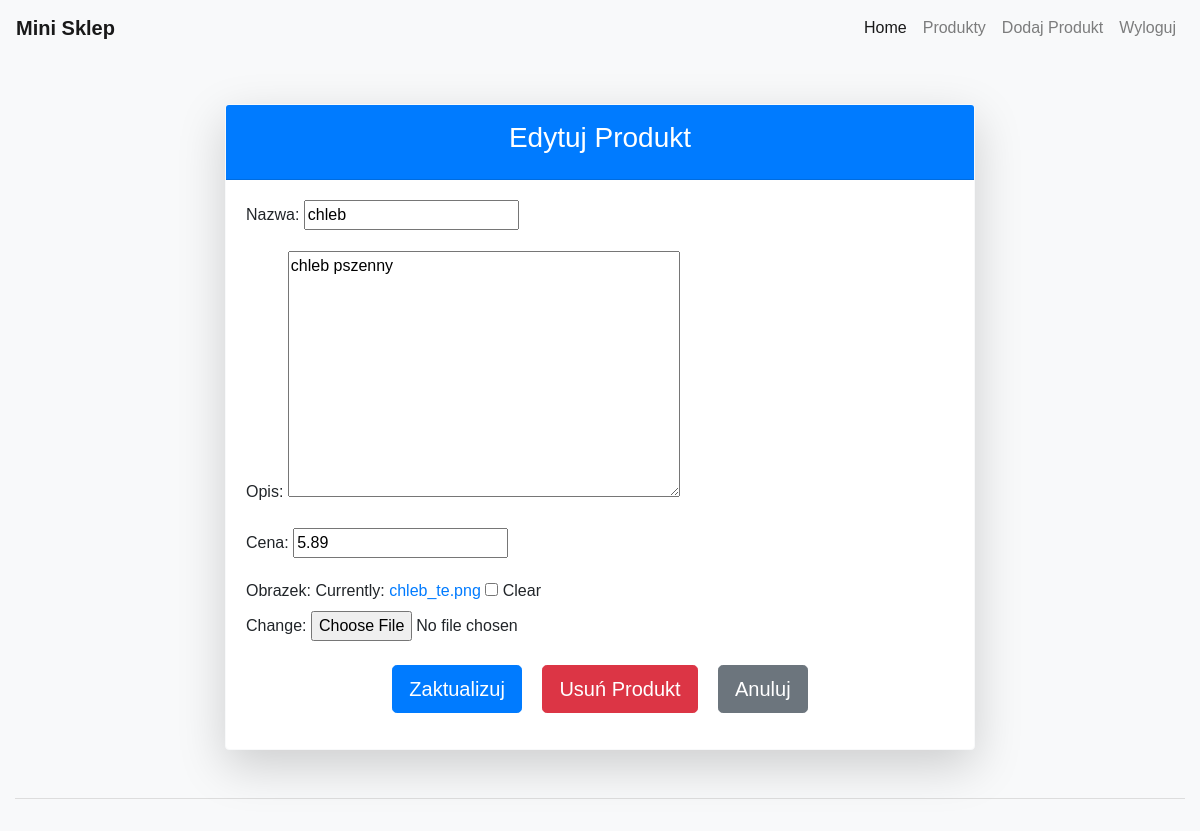
Page /edycja/11/ (signed in) on the committed database.
### sklep/models.py (models this page shows, shortened)
class Produkt(models.Model):
    nazwa = models.CharField(max_length=100)
    opis = models.TextField()
    cena = models.DecimalField(max_digits=10, decimal_places=2)
    obrazek = models.ImageField(upload_to='', null=True, blank=True)

### sklep/views.py (the view)
# urls.py: path('edycja/<int:produkt_id>/', views.dodaj_edycja_produkt, name='dodaj_edycja_produkt'),  # Edytuj produkt
@login_required(login_url='login')
def dodaj_edycja_produkt(request, produkt_id=None):
    if produkt_id:
        produkt = get_object_or_404(Produkt, id=produkt_id)
    else:
        produkt = None
    if request.method == 'POST':
        form = ProduktForm(request.POST, request.FILES, instance=produkt)
        if form.is_valid():
            form.save()
            return redirect('lista_produktow')
    else:
        form = ProduktForm(instance=produkt)
    return render(request, '../templates/dodaj_edycja_produkt.html', {'form': form, 'produkt': produkt})

### sklep/forms.py
class ProduktForm(forms.ModelForm):
    class Meta:
        model = Produkt
        fields = ['nazwa', 'opis', 'cena', 'obrazek']

### sklep/templates/dodaj_edycja_produkt.html (shortened to what this page needs)
{% extends 'base.html' %}
{% block content %}
<div class="container mt-5">
  <div class="row justify-content-center">
    <div class="col-lg-8 col-md-10 col-sm-12">
      <div class="card shadow-lg border-light">
        <div class="card-header bg-primary text-white text-center py-3">
          <h3>
            {% if produkt %}
              Edytuj Produkt
            {% else %}
              Dodaj Produkt
            {% endif %}
          </h3>
        </div>
        <div class="card-body">
          <form method="post" enctype="multipart/form-data">
            <div class="form-group">
              {{ form.as_p }}
            </div>
            <div class="form-group text-center mt-4">
              <button type="submit" class="btn btn-primary btn-lg">
                {% if produkt %}
                  Zaktualizuj
                {% else %}
                  Dodaj
                {% endif %}
              </button>
              {% if produkt %}
              <a href="{% url 'usun_produkt' produkt.id %}" class="btn btn-danger btn-lg mx-3">Usuń Produkt</a>
              {% endif %}
              <a href="{% url 'lista_produktow' %}" class="btn btn-secondary btn-lg">Anuluj</a>
            </div>
          </form>
        </div>
      </div>
    </div>
  </div>
</div>
{% endblock %}

### sklep/templates/base.html (style rules this page uses)
body { font-family: 'Arial', sans-serif; background-color: #f8f9fa; }
.container { max-width: 1200px; }
.btn { transition: all 0.3s ease-in-out; }

### rows in the picture
Produkt: nazwa "chleb", opis "chleb pszenny", cena "5.89"
